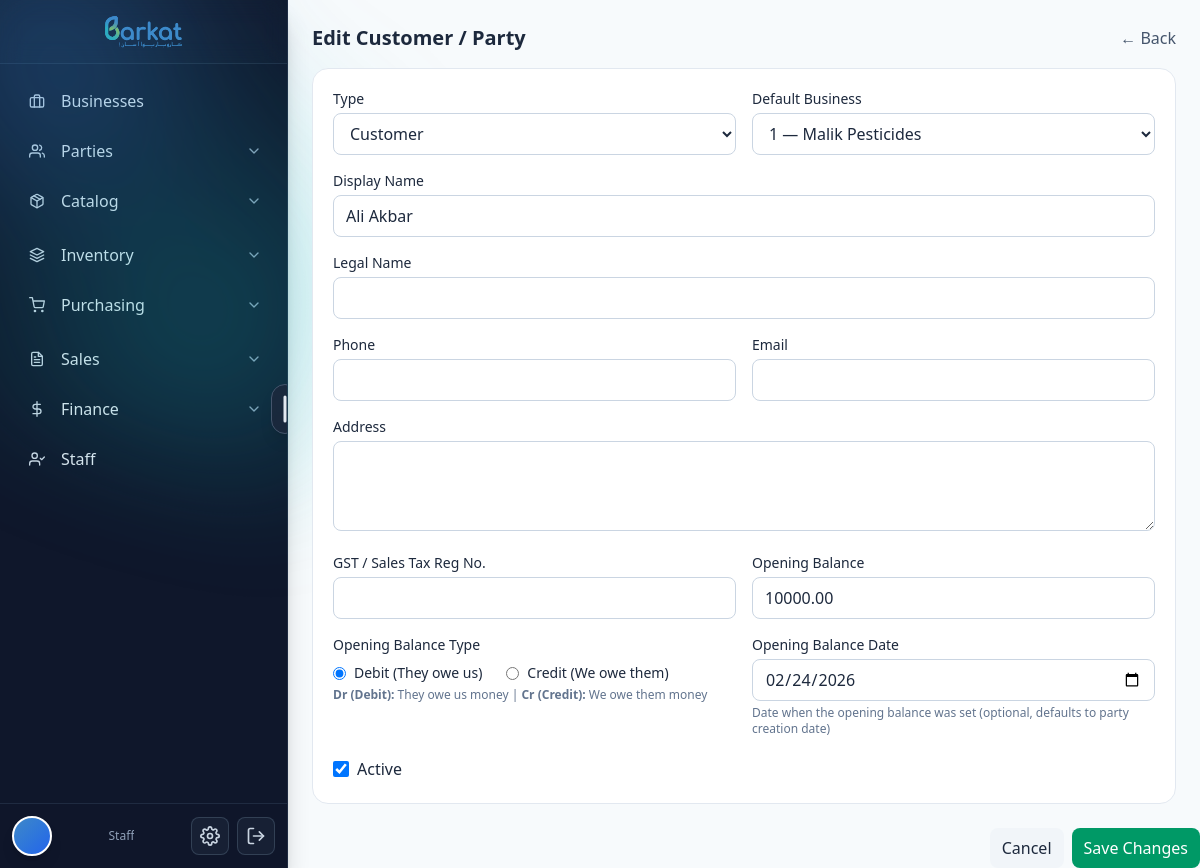
Screenshot of /party/3/edit/ with the database file from the repository.
### barkat/models.py (models this page shows, shortened)
class TimeStampedBy(models.Model):
    created_at = models.DateTimeField(default=timezone.now, db_index=True, editable=True)
    updated_at = models.DateTimeField(auto_now=True, db_index=True)
    created_by = models.ForeignKey(
        settings.AUTH_USER_MODEL, null=True, blank=True,
        on_delete=models.SET_NULL, related_name="%(class)s_created"
    )
    updated_by = models.ForeignKey(
        settings.AUTH_USER_MODEL, null=True, blank=True,
        on_delete=models.SET_NULL, related_name="%(class)s_updated"
    )
    is_active = models.BooleanField(default=True, db_index=True)
    is_deleted = models.BooleanField(default=False, db_index=True)
    class Meta:
        abstract = True

class Party(TimeStampedBy):
    CUSTOMER = "CUSTOMER"
    VENDOR = "VENDOR"
    BOTH = "BOTH"
    PARTY_TYPES = [(CUSTOMER, "Customer"), (VENDOR, "Vendor"), (BOTH, "Both")]
    type = models.CharField(max_length=20, choices=PARTY_TYPES, db_index=True)
    display_name = models.CharField(max_length=255, db_index=True)
    legal_name = models.CharField(max_length=255, blank=True, default="")
    phone = models.CharField(max_length=50, blank=True, default="")
    email = models.EmailField(blank=True, default="")
    address = models.TextField(blank=True, default="")
    gst_number = models.CharField(max_length=50, blank=True, default="")
    opening_balance = models.DecimalField(**DECIMAL_12_2, default=0)
    opening_balance_side = models.CharField(
        max_length=2,
        choices=[('Dr', 'Debit (They owe us)'), ('Cr', 'Credit (We owe them)')],
        default='Dr',
        help_text='Specify whether the opening balance is Debit or Credit'
    )
    opening_balance_date = models.DateField(
        null=True,
        blank=True,
        help_text='Date when the opening balance was set (defaults to party creation date)'
    )
    cached_balance = models.DecimalField(**DECIMAL_12_2, default=0, editable=False)
    cached_balance_updated_at = models.DateTimeField(null=True, blank=True, editable=False)
    default_business = models.ForeignKey(Business, null=True, blank=True, on_delete=models.SET_NULL)
    class Meta:
        indexes = [models.Index(fields=["type", "display_name"])]

### barkat/views.py (the view, shortened to what this page needs)
# urls.py: path("party/<int:pk>/edit/", views.PartyUpdateView.as_view(), name="party_update"),
class PartyUpdateView(UpdateView):
    model = Party
    form_class = PartyForm
    template_name = "barkat/parties/party_form.html"
    success_url = reverse_lazy("customers_list")

### barkat/models.py (called while the page is built)
    def __str__(self):
        return f"{self.code} — {self.name}"

### barkat/templates/barkat/parties/party_form.html (shortened to what this page needs)
{% extends "base.html" %} {% block content %}
<div class="p-4 md:p-6 max-w-5xl mx-auto">
  <div class="flex items-center justify-between mb-4">
    <h1 class="text-xl font-semibold">
      {% if object and object.pk %}Edit Customer / Party{% else %}New Customer /
      Party{% endif %}
    </h1>
    <a href="{% url 'customers_list' %}" class="text-slate-600 hover:underline"
      >← Back</a
    >
  </div>
  <form
    method="post"
    class="rounded-2xl border border-slate-200 bg-white p-5 space-y-5"
  >
    <div class="grid md:grid-cols-2 gap-4">
      <div>
        <label class="block text-sm mb-1">Type</label>
        {{ form.type }}
      </div>
      <div>
        <label class="block text-sm mb-1">Default Business</label>
        {{ form.default_business }}
      </div>
      <div class="md:col-span-2">
        <label class="block text-sm mb-1">Display Name</label>
        {{ form.display_name }}
      </div>
      <div class="md:col-span-2">
        <label class="block text-sm mb-1">Legal Name</label>
        {{ form.legal_name }}
      </div>
      <div>
        <label class="block text-sm mb-1">Phone</label>
        {{ form.phone }}
      </div>
      <div>
        <label class="block text-sm mb-1">Email</label>
        {{ form.email }}
      </div>
      <div class="md:col-span-2">
        <label class="block text-sm mb-1">Address</label>
        {{ form.address }}
      </div>
      <div>
        <label class="block text-sm mb-1">GST / Sales Tax Reg No.</label>
        {{ form.gst_number }}
      </div>
      <div>
        <label class="block text-sm mb-1">Opening Balance</label>
        {{ form.opening_balance }}
      </div>
      <div>
        <label class="block text-sm mb-1">Opening Balance Type</label>
        <div class="flex gap-6 mt-2">
          {% for choice in form.opening_balance_side %}
            <label class="inline-flex items-center gap-2 cursor-pointer">
              {{ choice.tag }}
              <span class="text-sm">{{ choice.choice_label }}</span>
            </label>
          {% endfor %}
        </div>
        <div class="text-xs text-slate-500 mt-1">
          <strong>Dr (Debit):</strong> They owe us money |
          <strong>Cr (Credit):</strong> We owe them money
        </div>
      </div>
      <div>
        <label class="block text-sm mb-1">Opening Balance Date</label>
        {{ form.opening_balance_date }}
        <div class="text-xs text-slate-500 mt-1">
          Date when the opening balance was set (optional, defaults to party creation date)
        </div>
      </div>
    </div>
    <div class="md:col-span-2">
      <label class="inline-flex items-center gap-2">
        {{ form.is_active }} <span>Active</span>
      </label>
    </div>
    </div>
    <div class="flex items-center justify-end gap-2">
      <a
        href="{% url 'customers_list' %}"
        class="rounded-lg px-3 py-2 bg-slate-100 hover:bg-slate-200"
        >Cancel</a
      >
      <button
        class="rounded-lg px-3 py-2 bg-emerald-600 text-white hover:bg-emerald-500"
      >
        {% if object and object.pk %}Save Changes{% else %}Create{% endif %}
      </button>
    </div>
</div>
{% endblock %}

### barkat/static/css/styles.css (style rules this page uses)
:root { --primary-color: #418AC9; --secondary-color: #2BB5BC; --tertiary-color: #97CA51; --accent: var(--primary-color); --accent2: var(--secondary-color); --accent3: var(--tertiary-color); }
body { position: relative; overflow: hidden; }
html, body { height: 100%; margin: 0; padding: 0; }
body::before { content: ""; position: absolute; inset: 0; pointer-events: none; background: radial-gradient(60% 40% at 10% 20%, rgba(255, 255, 255, 0.55), transparent 20%), radial-gradient(50% 30% at 90% 80%, rgba(255, 255, 255, 0.3), transparent 25%); mix-blend-mode: overlay; z-index: 0; }
body::after { content: ""; position: absolute; width: 540px; height: 540px; left: -12%; top: -10%; transform: rotate(15deg); background: radial-gradient(circle at 30% 30%, color-mix(in srgb, var(--primary-color) 60%, transparent), transparent 40%), radial-gradient(circle at 70% 70%, color-mix(in srgb, var(--secondary-color) 45%, transparent), transparent 55%); filter: blur(60px) saturate(120%); opacity: 0.65; pointer-events: none; z-index: 0; }

### barkat/templates/base.html (style rules this page uses)
html, body { overflow-x: hidden !important; max-width: 100vw; }
* { max-width: 100%; }

### rows the page displays
Party: type "Customer", default_business "1 — Malik Pesticides", display_name "Ali Akbar", opening_balance "10000.00", opening_balance_date "02/24/2026", is_active "☑"

### other values shown
{{ request.user.groups.all.0.name|default:"Staff" }} "Staff"
{{ choice.choice_label }} "Debit (They owe us)" "Credit (We owe them)"
